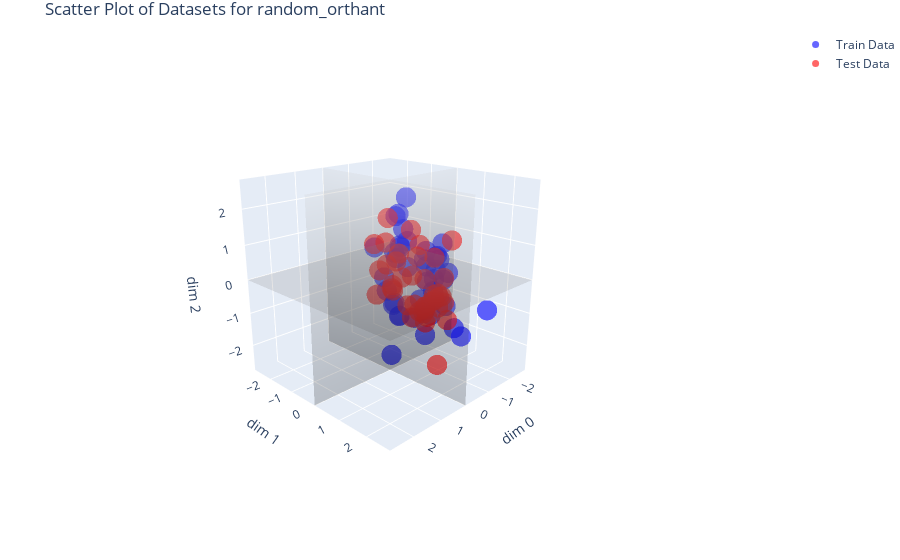

Notebook code for this chart:
### Code cell
# plot with surfaces splitting orthants
x = np.linspace(-max_range - 0.1, max_range + 0.1, 10)
y = np.linspace(-max_range - 0.1, max_range + 0.1, 10)
z = np.linspace(-max_range - 0.1, max_range + 0.1, 10)

xx, yy = np.meshgrid(x, y)
zz = np.zeros_like(xx)
fig.add_trace(go.Surface(x=xx, y=yy, z=zz, colorscale='gray', opacity=0.2, showscale=False))

# Plane along dim 0 - dim 2 (y = 0)
xx, zz = np.meshgrid(x, z)
yy = np.zeros_like(xx)
fig.add_trace(go.Surface(x=xx, y=yy, z=zz, colorscale='gray', opacity=0.2, showscale=False))

# Plane along dim 1 - dim 2 (x = 0)
yy, zz = np.meshgrid(y, z)
xx = np.zeros_like(yy)
fig.add_trace(go.Surface(x=xx, y=yy, z=zz, colorscale='gray', opacity=0.2, showscale=False))
